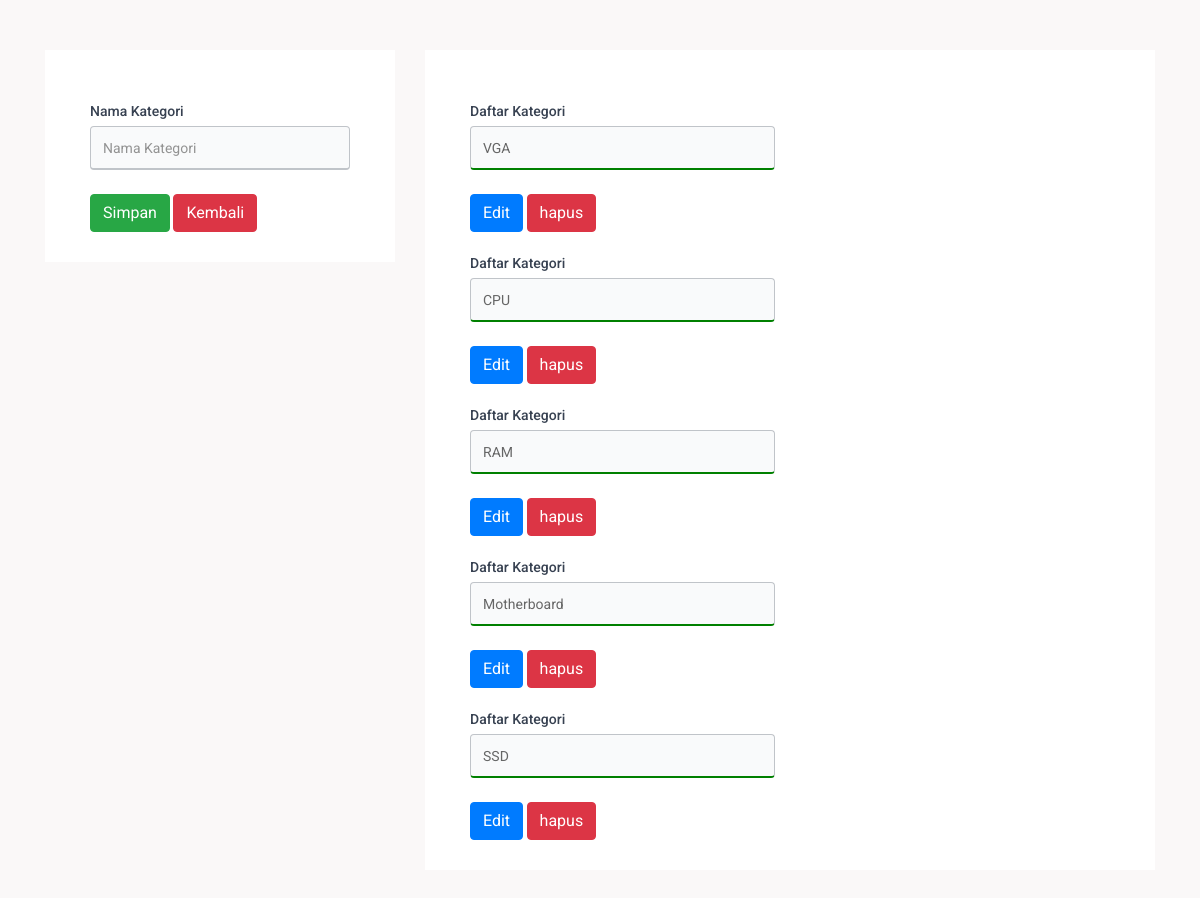
Page /view/daftar_kategori.php on the committed database.
### tables this page shows
CREATE TABLE `tbl_kategori` (
  `id_kategori` int(11) NOT NULL,
  `namakategori` varchar(30) NOT NULL
);

### model/model.php (called while the page is built, shortened)
<?php
class model{
    var $host = "localhost";
    var $usr = "root";
    var $pass = "";
    var $db = "db_comerce";
    var $conn;
    function __construct()
    {
        $this->conn = mysqli_connect($this->host,$this->usr,$this->pass,$this->db);
    }
    function daftarkategori(){
        $query = mysqli_query($this->conn,"SELECT * FROM tbl_kategori");
        $hasil = [];
        while($kategori=mysqli_fetch_array($query)){
            $hasil[] = $kategori;
        }
        return $hasil;
    }
}
?>

### view/daftar_kategori.php (the view, shortened to what this page needs)
<?php
include '../model/model.php';
$model = new model();
?>
<!DOCTYPE html>
<html lang="en">
<link rel="stylesheet" href="https://cdnjs.cloudflare.com/ajax/libs/meyer-reset/2.0/reset.min.css">
  <link rel="stylesheet" href="../assets/css/form.css">
<head>
  <link rel="stylesheet" type="text/css" href="https://cdnjs.cloudflare.com/ajax/libs/OwlCarousel2/2.0.0-beta.2.4/assets/owl.carousel.min.css" />
      <link rel="stylesheet" type="text/css" href="../assets/css/bootstrap.min.css">
      <link rel="stylesheet" type="text/css" href="../assets/css/style.css">
      <link rel="stylesheet" href="../assets/css/responsive.css">
      <link rel="stylesheet" href="../assets/css/jquery.mCustomScrollbar.min.css">
      <link rel="stylesheet" href="https://netdna.bootstrapcdn.com/font-awesome/4.0.3/css/font-awesome.css">
      <link rel="stylesheet" href="../assets/css/owl.carousel.min.css">
      <link rel="stylesheet" href="../assets/css/owl.theme.default.min.css">
      <link rel="stylesheet" href="../assets/https://cdnjs.cloudflare.com/ajax/libs/fancybox/2.1.5/jquery.fancybox.min.css" media="screen">
</head>
<body>
    <div class="beauty_section layout_padding">
         <div class="container">
            <div class="row">
               <div class="col-lg-4 col-sm-12">
                  <div class="beauty_box">
                  <form action="../controller/config.php?aksi=tambahkategori" method="post">
                  <div class="nice-form-group col-md-12">
                    <label>Nama Kategori</label>
                    <input type="text" placeholder="Nama Kategori" value="" name="nmkategori"  required/>
                  </div>
                  <div class="nice-form-group col-md-12">
                    <input type="submit" value="Simpan" class="btn btn-success" />
                    <a href="products.php" class="btn btn-danger">Kembali</a>
                  </div>
                  </form>
                  </div>
               </div>
                <div class="col-lg-8 col-sm-12">
                    <div class="beauty_box_1">
                    <form action="../controller/config.php?aksi=updatekategori" method="post">
                        <?php foreach($model->daftarkategori() AS $kategori){ ?>
                        <div class="nice-form-group col-md-6">
                            <label>Daftar Kategori</label>
                            <input type="text" placeholder="Nama Kategori" value="<?php echo $kategori['namakategori'] ?>" name="nmkategori"  required/>
                        </div>
                        <div class="nice-form-group col-md-6">
                            <input type="submit" value="Edit" class="btn btn-primary" />
                            <a href="../controller/config.php?id=<?php echo $kategori['id_kategori'] ?>&aksi=hapuskategori" class="btn btn-danger">hapus</a>
                        </div>
                        <?php } ?>
                        </form>
                    </div>
                </div>
            </div>
         </div>
      </div>
</body>
</html>

### assets/css/style.css (style rules this page uses)
* { box-sizing: border-box !important; transition: ease all 0.5s; }
html { scroll-behavior: smooth; }
body { color: #666666; font-size: 14px; font-family: Roboto; line-height: 1.80857; font-weight: normal; overflow-x: hidden; }
a { color: #1f1f1f; text-decoration: none !important; outline: none !important; -webkit-transition: all .3s ease-in-out; -moz-transition: all .3s ease-in-out; -ms-transition: all .3s ease-in-out; -o-transition: all .3s ease-in-out; transition: all .3s ease-in-out; }
*, *::after, *::before { -webkit-box-sizing: border-box; -moz-box-sizing: border-box; box-sizing: border-box; }
a { color: #222222; text-decoration: none; outline: none !important; }
a, .btn { text-decoration: none !important; outline: none !important; -webkit-transition: all .3s ease-in-out; -moz-transition: all .3s ease-in-out; -ms-transition: all .3s ease-in-out; -o-transition: all .3s ease-in-out; transition: all .3s ease-in-out; }
.layout_padding { padding-top: 90px; padding-bottom: 0px; }
.beauty_section { width: 100%; float: left; background-color: #faf8f8; height: auto; padding: 50px 0px; }
.beauty_box { width: 100%; float: left; background-color: #ffffff; padding: 30px; }
.beauty_box_1 { width: 100%; float: left; background-color: #ffffff; padding: 30px; }

### rows in the picture
tbl_kategori: nmkategori "VGA"
tbl_kategori: nmkategori "CPU"
tbl_kategori: nmkategori "RAM"
tbl_kategori: nmkategori "Motherboard"
tbl_kategori: nmkategori "SSD"
